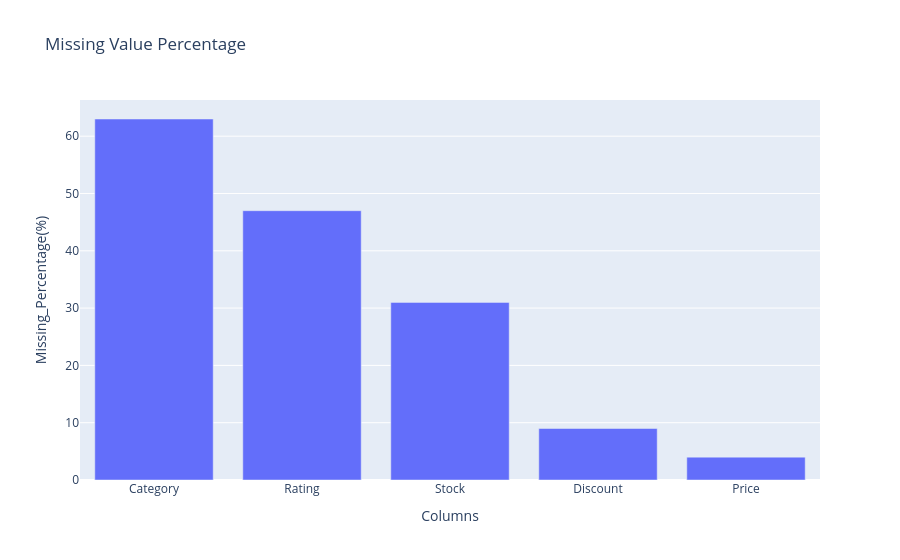

The code cell stored with this chart in its notebook:
### Code cell
fig=go.Figure()
fig.add_bar(
    x=missing_df["Columns"],
    y=missing_df["Missing_Percentage"])
fig.update_layout(
    title="Missing Value Percentage",
    xaxis_title="Columns",
    yaxis_title="Missing_Percentage(%)")
fig.show()

### Figure 1 — Plotly figure (JSON) as saved in the notebook; plotly's stock layout.template omitted (floating-point values rounded to 4 significant figures)
{"data": [{"type": "bar", "x": ["Category", "Rating", "Stock", "Discount", "Price"], "y": [63.0, 47.0, 30.99, 8.987, 3.989]}], "layout": {"title": {"text": "Missing Value Percentage"}, "xaxis": {"title": {"text": "Columns"}}, "yaxis": {"title": {"text": "Missing_Percentage(%)"}}}}
